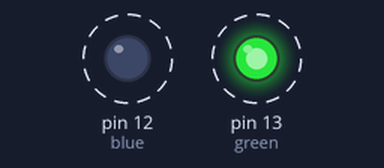
A sketch run on a simulated Arduino Uno, built with avr-gcc and run on an emulated ATmega328P. On the bench: output pins drawn as LEDs (lit = HIGH). Dashed ring = blinking.

Above: at 0.5 s.
Timing chart, 0 to 3.0 s (numbered marks = the images above):
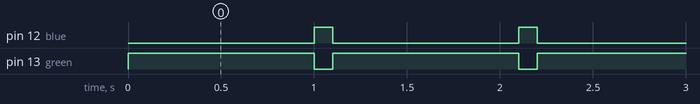

Measured:
- by itself, pin 12 (blue): alternates HIGH for 0.10 s and LOW for 1.0 s
- by itself, pin 13 (green): alternates HIGH for 1.0 s and LOW for 0.10 s

The sketch:

1-blink.ino
```cpp
//This code is the most basic thing you can do with Arduino: turn on a bunch of leds!

// This code is part of a series of progects on arduino to go from 0 to 255!
// Written by Erick Ahmed and Esha Ahmed
// MIT License, 2022

const int green = 13;
const int blue = 12;

void setup() {
  pinMode(green, OUTPUT);
  pinMode(blue, OUTPUT);
}

void loop() {
  digitalWrite(green, HIGH);
  digitalWrite(blue, LOW);
  delay(1000);
  digitalWrite(green, LOW);
  digitalWrite(blue, HIGH);
  delay(100);
}
```
